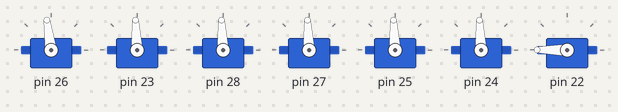
A sketch run on a simulated Arduino Uno, built with avr-gcc and run on an emulated ATmega328P. On the bench: 7 × servo. What the sketch prints to the serial monitor is not drawn.

Above: at 13.05 s.
Timing chart, 0 to 19.9 s (numbered marks = the images above):
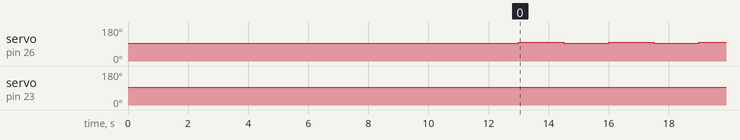

Measured:
- by itself, servo on pin 26: alternates 98° for 1.5 s and 93° for 1.5 s, 10 changes in all, then stays 93°
- by itself, servo on pin 23: 93° → 98° at 28.0 s, → 93° 1.5 s later, → 98° 1.5 s later, → 93° 1.5 s later, … (8 changes in this stretch)

The sketch:

arduino.ino
```cpp
#include <ArduinoJson.h>
#include <ArduinoJson.hpp>
#include <Servo.h>
#include "thruster.h"
#include "rovServo.h"
using namespace std;

const int NUM_NORMAL_SERVOS = 1;
rovServo normalServos[NUM_NORMAL_SERVOS] = {rovServo(22, "camera", 180)};

const int NUM_THRUSTERS = 6;
Thruster thrusters[NUM_THRUSTERS] = {
  (Thruster(26, "frontLeft")),
  (Thruster(23, "frontRight")),
  (Thruster(28, "middleLeft")),
  (Thruster(27, "middleRight")),
  (Thruster(25, "backLeft")),
  (Thruster(24, "backRight"))
};


void setup() {
  Serial.begin(9600);
  for (int i = 0; i < NUM_THRUSTERS; i++) {
    thrusters[i].init();
  }

  for (int i = 0; i < NUM_NORMAL_SERVOS; i++) {
    normalServos[i].init();
  }

  delay(7000);
}

void loop() {
  int DELAY = 1500;
  for (int j = 0; j<6; j++){
    Serial.println(j);
    for (int i = 50; i < 55; i++) {
      Serial.println(i);
      Serial.println("POSITIVE");
      thrusters[j].setSpeedRaw(1500 + i);
      delay(DELAY);
      Serial.println("STOP");
      thrusters[j].setSpeedRaw(1500);
      delay(DELAY);
      Serial.println("");
      /*
      Serial.println("NEGATIVE");
      thrusters[j].setSpeedRaw(1500 - i);
      delay(DELAY);
      Serial.println("STOP");
      thrusters[j].setSpeedRaw(1500);
      delay(DELAY);
      Serial.println("");
      */
    }
  }
}
```

rovServo.h
```cpp
#pragma once
//#include <ArduinoSTL.h>
//#include <vector>
#include <Servo.h>

class rovServo {
  byte pin;
  Servo servo;
  String name;
  int angle;
  int zeroAngle;

  // 0 is the minimum value for the servo
  static const int MIN = 0;
  // 180 is the maximum value for the servo
  static const int MAX = 180;

  public:
    rovServo(byte pin, String name, int zeroAngle = 90) {
      this->pin = pin;
      this->name = name;
      this->zeroAngle = zeroAngle;
      this->angle = zeroAngle;
    }

    void init() {
      servo.attach(pin);
      reset();
    }

    void setAngle(int angle) {
      this->angle = angle;
      servo.write(angle);
    }

    void reset() {
      angle = zeroAngle;
      servo.write(angle);
    }

    int getAngle() {
      return angle;
    }

    String getName() {
      return name;
    }
};
```

thruster.h
```cpp
#pragma once
//#include <ArduinoSTL.h>
//#include <vector>
#include <Servo.h>

class Thruster {
  byte pin;
  Servo servo;
  String name;
  int thrust = 1500;
  float speed = 0;

  // 1500 is the stop value for the ESC
  static const int STOP = 1500;
  // 1100 is the minimum value for the ESC
  static const int MIN = 1100;
  // 1900 is the maximum value for the ESC
  static const int MAX = 1900;

  // private methods
  int mapSpeed(float speed) {
    return ((speed + 1) * 400) + 1100;
  }


  public:
    Thruster(byte pin, String name) {
      this->pin = pin;
      this->name = name;
    }

    void init() {
      servo.attach(pin);
      stop();
      delay(1000);
    }

    void setSpeed(float speed) {
      thrust = mapSpeed(speed);
      servo.writeMicroseconds(thrust);
      this->speed = speed;
    }
    void setSpeedRaw(int speed) {
      thrust = speed;
      servo.writeMicroseconds(thrust);
      this->speed = speed;
    }

    void stop() {
      thrust = STOP;
      servo.writeMicroseconds(thrust);
      this->speed = 0;
    }

    int getSpeed() {
      return speed;
    }

    String getName() {
      return name;
    }
};
```
